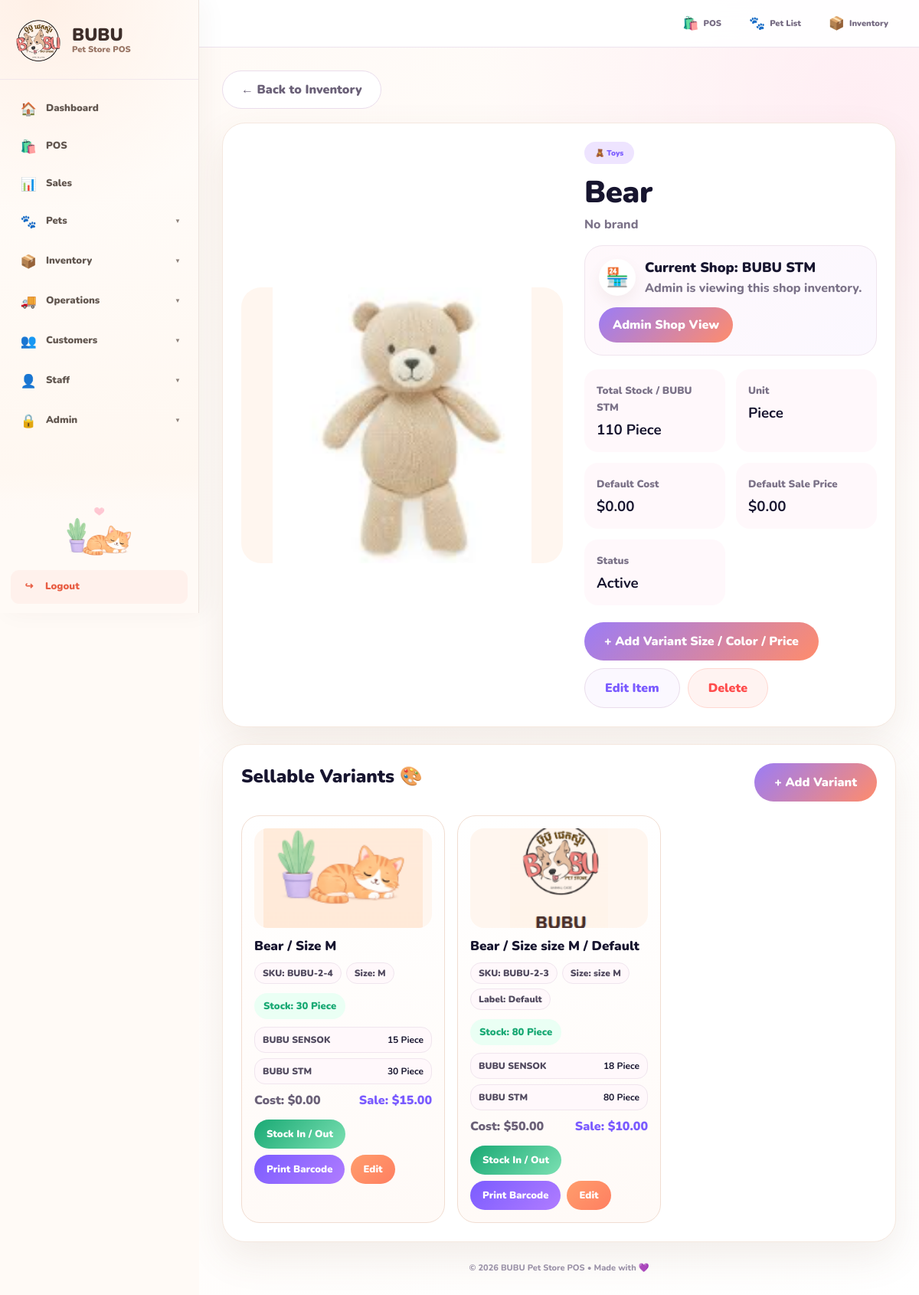
/inventory/2/?branch=2 (signed in), run on an earlier commit of the app's database.
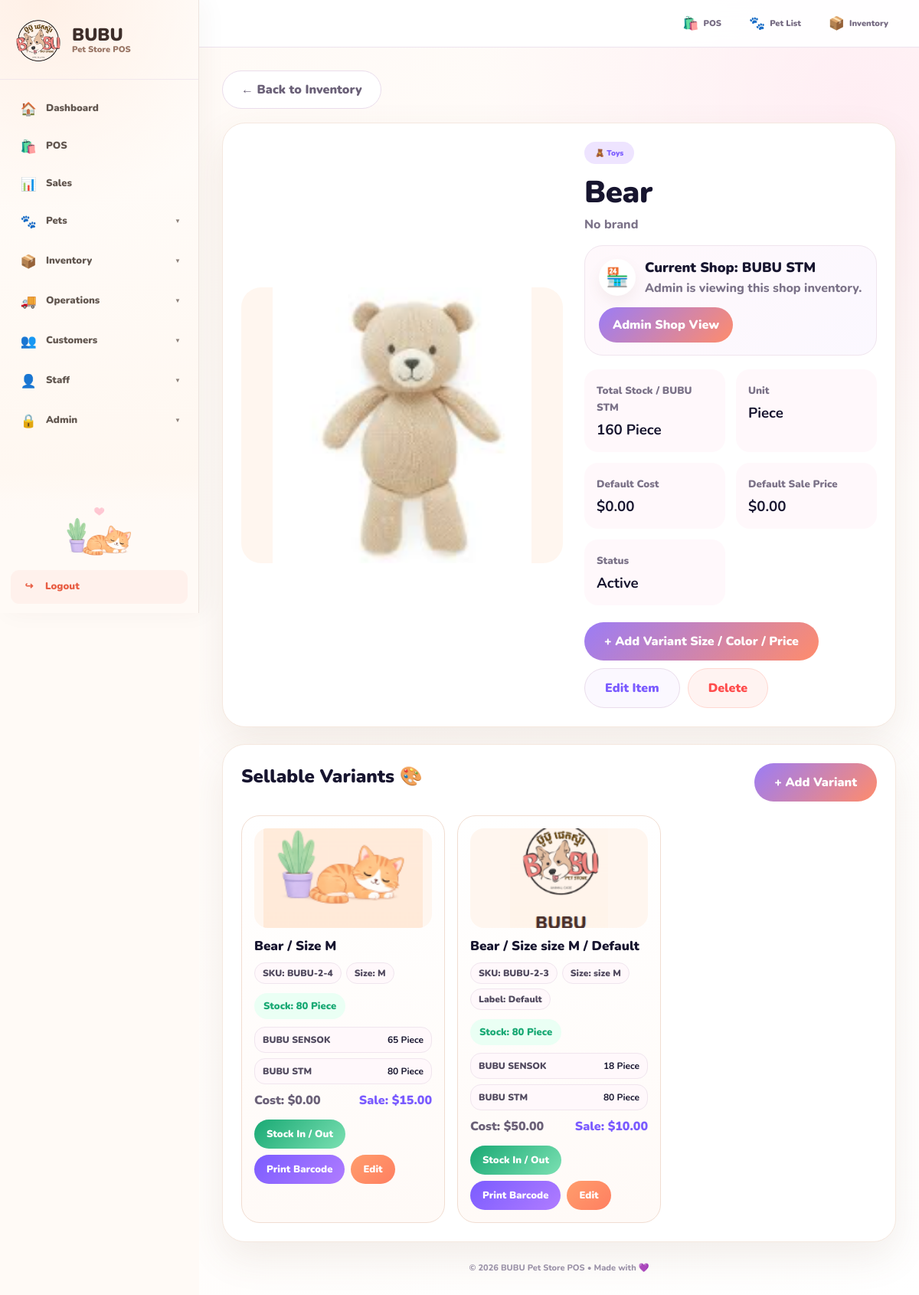
And on a later commit of the database.
### inventory/models.py (models this page shows, shortened)
class Item(models.Model):
    UNIT_CHOICES = [
        ("piece", "Piece"),
        ("bottle", "Bottle"),
        ("ml", "ML"),
        ("g", "Gram"),
        ("kg", "KG"),
        ("pack", "Pack"),
        ("box", "Box"),
        ("service", "Service"),
        ("pet", "Pet"),
    ]
    item_type = models.ForeignKey(
        ItemType,
        on_delete=models.SET_NULL,
        null=True,
        blank=True,
        related_name="items",
    )
    name = models.CharField(max_length=200)
    brand = models.CharField(max_length=100, blank=True, default="")
    image = models.ImageField(upload_to="items/", blank=True, null=True)
    unit = models.CharField(max_length=20, choices=UNIT_CHOICES, default="piece")
    cost_price = models.DecimalField(max_digits=10, decimal_places=2, default=0)
    sale_price = models.DecimalField(max_digits=10, decimal_places=2, default=0)
    is_active = models.BooleanField(default=True)
    created_at = models.DateTimeField(auto_now_add=True)

class ItemVariant(models.Model):
    item = models.ForeignKey(
        Item,
        on_delete=models.CASCADE,
        related_name="variants",
    )
    sku = models.CharField(max_length=80, blank=True, default="")
    image = models.ImageField(upload_to="item_variants/", blank=True, null=True)
    color = models.CharField(max_length=50, blank=True, default="")
    size = models.CharField(max_length=50, blank=True, default="")
    label = models.CharField(max_length=100, blank=True, default="")
    quantity = models.IntegerField(default=0)
    cost_price = models.DecimalField(max_digits=10, decimal_places=2, default=0)
    sale_price = models.DecimalField(max_digits=10, decimal_places=2, default=0)
    is_active = models.BooleanField(default=True)
    class Meta:
        ordering = ["item__name", "size", "color", "label", "id"]
        indexes = [
            models.Index(fields=["item", "is_active"]),
            models.Index(fields=["sku"]),
        ]
    def display_name(self):
        parts = []
        if self.size:
            parts.append(f"Size {self.size}")
        if self.color:
            parts.append(self.color)
        if self.label:
            parts.append(self.label)
        return " / ".join(parts) if parts else "Default"

class BranchStock(models.Model):
    branch = models.ForeignKey(
        Branch,
        on_delete=models.CASCADE,
        related_name="stocks",
    )
    variant = models.ForeignKey(
        ItemVariant,
        on_delete=models.CASCADE,
        related_name="branch_stocks",
    )
    quantity = models.IntegerField(default=0)
    class Meta:
        unique_together = ("branch", "variant")

class ItemType(models.Model):
    name = models.CharField(max_length=100, unique=True)
    emoji = models.CharField(max_length=10, blank=True, default="📦")
    is_active = models.BooleanField(default=True)

class Branch(models.Model):
    name = models.CharField(max_length=100, unique=True)
    is_active = models.BooleanField(default=True)
    latitude = models.DecimalField(
        max_digits=10,
        decimal_places=7,
        null=True,
        blank=True,
        help_text="Branch GPS latitude.",
    )
    longitude = models.DecimalField(
        max_digits=10,
        decimal_places=7,
        null=True,
        blank=True,
        help_text="Branch GPS longitude.",
    )
    allowed_radius_meters = models.PositiveIntegerField(
        default=150,
        help_text="Allowed distance from branch for attendance scan.",
    )

### inventory/views.py (the view)
# urls.py: path("<int:pk>/", views.item_detail, name="item_detail"),
@login_required
def item_detail(request, pk):
    current_branch = get_selected_branch(request)
    branches = Branch.objects.filter(is_active=True).order_by("name")
    item = get_object_or_404(
        Item.objects.select_related("item_type").prefetch_related("variants"),
        pk=pk,
    )
    item.branch_stock_total = get_item_branch_qty(item, current_branch)
    for variant in item.variants.all():
        variant.branch_stock_qty = get_variant_branch_qty(
            variant,
            current_branch,
        )
        variant.branch_stock_rows = get_all_branch_stock_for_variant(variant)
    return render(request, "inventory/item_detail.html", {
        "item": item,
        "current_branch": current_branch,
        "branches": branches,
        "can_manage_inventory": can_manage_inventory(request.user),
        "can_view_cost_price": can_view_cost_price(request.user),
        "can_edit_cost_price": can_edit_cost_price(request.user),
    })

### inventory/views.py (called while the page is built)
def can_manage_inventory(user):
    return user.is_authenticated and (user.is_staff or user.is_superuser)

def can_view_cost_price(user):
    return user.is_authenticated and (
        user.is_superuser or user.has_perm("inventory.can_view_cost_price")
    )

def can_edit_cost_price(user):
    return user.is_authenticated and (
        user.is_superuser or user.has_perm("inventory.can_edit_cost_price")
    )

def get_user_branch(user):
    profile = getattr(user, "staff_profile", None)
    if profile and profile.branch_id:
        return profile.branch
    return None

def get_selected_branch(request):
    user_branch = get_user_branch(request.user)
    if request.user.is_superuser:
        branch_id = request.POST.get("branch") or request.GET.get("branch")
        if branch_id:
            branch = Branch.objects.filter(
                id=branch_id,
                is_active=True,
            ).first()
            if branch:
                return branch
        return Branch.objects.filter(is_active=True).order_by("id").first()
    return user_branch

### templates/inventory/item_detail.html (shortened to what the changed rows need)
{% extends "base.html" %}
{% load static %}
{% block content %}
<div class="detail-page">
    <div class="detail-card">
        <div class="detail-grid">
            <div class="item-img">
                {% if item.image %}
                    <img src="{{ item.image.url }}" alt="{{ item.name }}">
                {% else %}
                    <div class="placeholder">📦</div>
                {% endif %}
            </div>
            <div>
                <span class="badge">
                    {% if item.item_type %}
                        {{ item.item_type.emoji }} {{ item.item_type.name }}
                    {% else %}
                        📦 No Type
                    {% endif %}
                </span>
                <h1>{{ item.name }}</h1>
                <div class="brand">{{ item.brand|default:"No brand" }}</div>
                <div class="branch-box">
                    <div class="branch-left">
                    </div>
                    <div class="branch-badge {% if not request.user.is_superuser %}locked{% endif %}">
                    </div>
                </div>
                <div class="info-grid">
                    <div class="info-box">
                        <small>
                            Total Stock
                            {% if current_branch %}
                                / {{ current_branch.name }}
                            {% endif %}
                        </small>
                        <h3>{{ item.branch_stock_total }} {{ item.get_unit_display }}</h3>
                    </div>
                    <div class="info-box">
                        <small>Unit</small>
                        <h3>{{ item.get_unit_display }}</h3>
                    </div>
                    {% if can_view_cost_price %}
                    <div class="info-box">
                        <small>Default Cost</small>
                        <h3>${{ item.cost_price|floatformat:2 }}</h3>
                    </div>
                    {% endif %}
                    {% if can_manage_inventory %}
                    <div class="info-box">
                        <small>Default Sale Price</small>
                        <h3>${{ item.sale_price|floatformat:2 }}</h3>
                    </div>
                    {% endif %}
                    <div class="info-box">
                    </div>
                </div>
                {% if can_manage_inventory %}
                <div class="action-row">
                    <a href="{% url 'item_variant_create' item.id %}" class="btn-main">
                    </a>
                    <a href="{% url 'item_edit' item.id %}" class="btn-soft">
                    </a>
                    <a href="{% url 'item_delete' item.id %}" class="btn-danger">
                    </a>
                </div>
                {% endif %}
            </div>
        </div>
    </div>
    <div class="variant-card">
        <div class="variant-head-row">
            <h2>Sellable Variants 🎨</h2>
        </div>
        <div class="variant-grid">
            {% for variant in item.variants.all %}
            <div class="variant-box">
                <div class="variant-img">
                    {% if variant.image %}
                        <img src="{{ variant.image.url }}" alt="{{ variant.display_name }}">
                    {% elif item.image %}
                        <img src="{{ item.image.url }}" alt="{{ item.name }}">
                    {% else %}
                        <div class="variant-img-placeholder">📦</div>
                    {% endif %}
                </div>
                <div class="variant-title">
                    {{ item.name }} / {{ variant.display_name }}
                </div>
                <div class="variant-meta">
                    {% if variant.sku %}
                        <span class="chip">SKU: {{ variant.sku }}</span>
                    {% endif %}
                    {% if variant.size %}
                        <span class="chip">Size: {{ variant.size }}</span>
                    {% endif %}
                    {% if variant.label %}
                        <span class="chip">Label: {{ variant.label }}</span>
                    {% endif %}
                </div>
                {% if variant.branch_stock_qty <= 0 %}
                    <div class="stock-zero">
                        Out of Stock: {{ variant.branch_stock_qty }} {{ item.get_unit_display }}
                    </div>
                {% elif variant.branch_stock_qty <= 3 %}
                    <div class="stock-low">
                        Low Stock: {{ variant.branch_stock_qty }} {{ item.get_unit_display }}
                    </div>
                {% else %}
                    <div class="stock-good">
                        Stock: {{ variant.branch_stock_qty }} {{ item.get_unit_display }}
                    </div>
                {% endif %}
                {% if request.user.is_superuser %}
                    <div class="branch-stock-list">
                        {% for stock in variant.branch_stock_rows %}
                            <div class="branch-stock-row">
                                <span>{{ stock.branch.name }}</span>
                                <strong>{{ stock.quantity }} {{ item.get_unit_display }}</strong>
                            </div>
                        {% empty %}
                            <div class="branch-stock-row">
                                <span>No branch stock yet</span>
                                <strong>0 {{ item.get_unit_display }}</strong>
                            </div>
                        {% endfor %}
                    </div>
                {% endif %}
                {% if can_view_cost_price or can_manage_inventory %}
                <div class="price-row">
                    {% if can_view_cost_price %}
                        <span class="cost">Cost: ${{ variant.cost_price|floatformat:2 }}</span>
                    {% else %}
                        <span class="cost">Cost: Hidden</span>
                    {% endif %}
                    {% if can_manage_inventory %}
                        <span class="price">Sale: ${{ variant.sale_price|floatformat:2 }}</span>
                    {% endif %}
                </div>
                {% endif %}
                {% if can_manage_inventory %}
                <div class="variant-action">
                    <a
                        href="{% url 'variant_stock_movement' variant.id %}{% if request.user.is_superuser and current_branch %}?branch={{ current_branch.id }}{% endif %}"
                        class="variant-stock-btn"
                    >
                        Stock In / Out
                    </a>
                    <a href="{% url 'variant_barcode_label' variant.id %}" class="variant-stock-btn barcode-btn">
                        Print Barcode
                    </a>
                    <a href="{% url 'item_variant_edit' item.id variant.id %}" class="variant-stock-btn edit-btn">
                        Edit
                    </a>
                </div>
                {% endif %}
            </div>
            {% endfor %}
        </div>
    </div>
</div>
{% endblock %}

What changed in the data, as far as the page shows it:
computed for Item "Bear": branch_stock_total "110" → "160"
computed for ItemVariant "Size M": branch_stock_qty "30" → "80"
changed BranchStock (number 1 of 4 on the later page): quantity "15" → "65"
changed BranchStock (number 2 of 4 on the later page): quantity "30" → "80"
